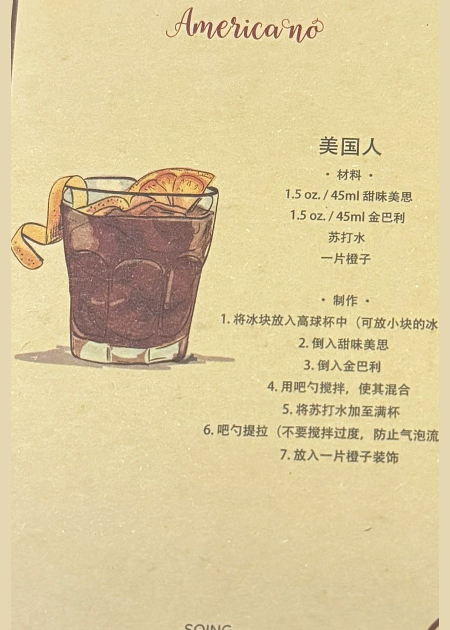
#> input picture assets/cards/americano.jpg, 900 x 1260 px (shown at 1/2 size)
$ python -i deskew.py   (imports and definitions only)
#> lines starting #> are read from the running program, lines starting #| are printed output that depends on the picture; after the words box and inside, x2 and y2 are one past the last pixel; in counts of white or black regions, pixels touching at a corner belong together
"""
Detect the cream recipe card, deskew via perspective (QUAD) warp, save clean
high-res portrait. Pure Pillow.

Key idea: the recipe card is a large SOLID cream block; the fanned card-backs
are cream-with-drawings (textured), so they survive as only thin/holey cream.
Eroding the cream mask deletes those thin bridges and isolates the real card.
"""
import os, sys, glob, math
from PIL import Image, ImageFilter
from collections import deque

SRC = r'D:/CLAUDE_ONLY/cocktail'
OUT = r'D:/CLAUDE_ONLY/cocktail/work/cards'
DBG = r'D:/CLAUDE_ONLY/cocktail/work/debug'
# [1 line not run here, left out]

NAMES = {
    '20260626-223603': 'caipirinha', '20260626-223615': 'basil-smash',
    '20260626-223618': 'aviation', '20260626-223622': 'lychee-gimlet',
    '20260626-223632': 'spicy-lemon-drop', '20260626-223636': 'negroni',
    '20260626-223639': 'gin-fizz', '20260626-223642': 'sidecar',
    '20260626-223645': 'americano', '20260626-223648': 'blue-hawaii',
    '20260626-223651': 'pina-colada', '20260626-223654': 'bloody-mary',
    '20260626-223657': 'tequila-sunrise', '20260626-223700': 'moscow-mule',
    '20260626-223704': 'whiskey-sour', '20260626-223709': 'manhattan',
    '20260626-223712': 'old-fashioned', '20260626-223715': 'mojito',
    '20260626-223719': 'strawberry-daiquiri', '20260626-223728': 'margarita',
}

def cream_mask(small):
    """Return a bytearray mask (1=warm kraft card) and a PIL 'L' image.

    The recipe card is warm kraft: high luma, low blue (R-B large). Wood is
    dark (low luma); the fanned card-backs are neutral whitish (R-B small).
    """
    px = small.load(); w, h = small.size
    raw = bytearray(w * h)
    limg = Image.new('L', (w, h)); lpx = limg.load()
    for y in range(h):
        base = y * w
        for x in range(w):
            r, g, b = px[x, y][:3]
            luma = (77*r + 150*g + 28*b) >> 8     # ~0.30/0.59/0.11
            warm = r - b
            if luma > 150 and r > 182 and 40 < warm < 118 and g >= b - 4:
                raw[base + x] = 1; lpx[x, y] = 255
    return raw, limg, w, h

def components(mask, w, h, topn=8):
    seen = bytearray(w * h); comps = []
    for s in range(w * h):
        if mask[s] and not seen[s]:
            q = deque([s]); seen[s] = 1; n = 0
            minx = miny = 10**9; maxx = maxy = -1
            while q:
                i = q.popleft(); n += 1
                yy, xx = divmod(i, w)
                if xx < minx: minx = xx
                if xx > maxx: maxx = xx
                if yy < miny: miny = yy
                if yy > maxy: maxy = yy
                if xx > 0 and mask[i-1] and not seen[i-1]: seen[i-1]=1; q.append(i-1)
                if xx < w-1 and mask[i+1] and not seen[i+1]: seen[i+1]=1; q.append(i+1)
                if yy > 0 and mask[i-w] and not seen[i-w]: seen[i-w]=1; q.append(i-w)
                if yy < h-1 and mask[i+w] and not seen[i+w]: seen[i+w]=1; q.append(i+w)
            comps.append((n, (minx, miny, maxx, maxy)))
    comps.sort(key=lambda c: c[0], reverse=True)
    return comps[:topn]

def pick(comps, w, h):
    best = None; bs = -1
    for area, bb in comps:
        minx, miny, maxx, maxy = bb
        bw = maxx-minx+1; bh = maxy-miny+1
        if bw < w*0.16 or bh < h*0.16: continue
        ar = bh/bw; fill = area/(bw*bh)
        if fill < 0.32: continue                  # card body (has art/text holes)
        ar_score = max(0.0, 1 - abs(ar-1.40)/0.9)
        score = area * (0.3+0.7*fill) * (0.25+0.75*ar_score)
        if score > bs: bs = score; best = (area, bb)
    return best

def refine_corners(rawmask, w, h, bb, pad):
    """Precise rotated-rect corners from the *un-eroded* mask within padded bb."""
    minx, miny, maxx, maxy = bb
    minx = max(0, minx-pad); miny = max(0, miny-pad)
    maxx = min(w-1, maxx+pad); maxy = min(h-1, maxy+pad)
    best = {'tl':(None,1e18),'br':(None,-1e18),'tr':(None,-1e18),'bl':(None,1e18)}
    tl=br=tr=bl=None; vtl=1e18; vbr=-1e18; vtr=-1e18; vbl=1e18
    for y in range(miny, maxy+1):
        rowb = y*w
        for x in range(minx, maxx+1):
            if rawmask[rowb+x]:
                s = x+y; d = x-y
                if s < vtl: vtl=s; tl=(x,y)
                if s > vbr: vbr=s; br=(x,y)
                if d > vtr: vtr=d; tr=(x,y)
                if d < vbl: vbl=d; bl=(x,y)
    return tl, tr, br, bl

def process(path, dump=False):
#> called with path = '../assets/cards/americano.jpg', dump = False
    base = os.path.splitext(os.path.basename(path))[0]
    name = NAMES.get(base, base)
    im = Image.open(path).convert('RGB'); W, H = im.size
#> in process, im is the input picture: PIL image 900x1260 RGB; mean R, G, B 219.1, 201.9, 156.4
    AW = 1000; scale = W/AW
    small = im.resize((AW, int(H/scale)), Image.BILINEAR)
    raw, limg, w, h = cream_mask(small)
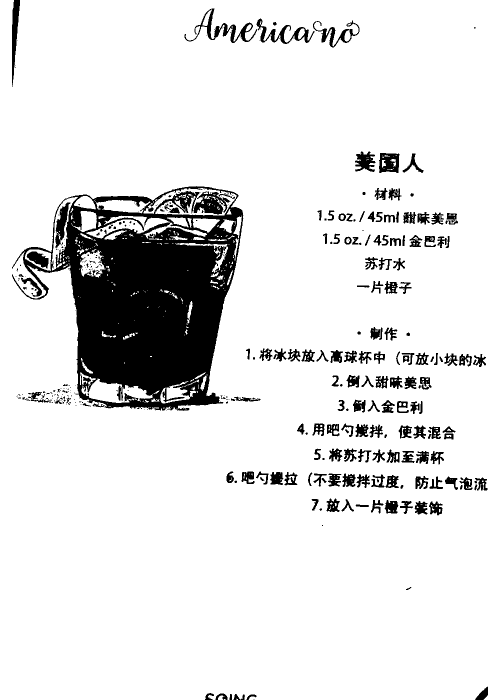
#> limg: PIL image 1000x1400 L (shown at 1/2 size); 89% white; 383 black regions (193 under 20 px), largest, box (x1, y1, x2, y2) and area: (24, 372, 487, 822) 105387, (369, 17, 515, 86) 1927, (387, 382, 461, 429) 1817
#> w = 1000; h = 1400
    eroded = limg.filter(ImageFilter.MinFilter(3))    # light erode ~1px
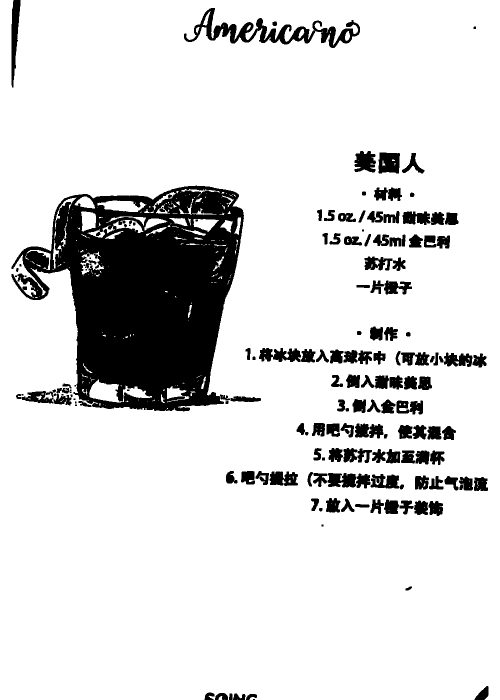
#> eroded: PIL image 1000x1400 L (shown at 1/2 size); 86.1% white; 162 black regions (23 under 20 px), largest, box (x1, y1, x2, y2) and area: (23, 371, 488, 823) 126072, (368, 16, 720, 96) 7498, (23, 0, 41, 175) 1834
    epx = eroded.load()
    emask = bytearray(w*h)
    for y in range(h):
        for x in range(w):
            if epx[x, y] > 127: emask[y*w+x] = 1
    comps = components(emask, w, h)
#> after the loop in components, `for s in range(w * h):`: comps = 404 items
#> comps = [(1188783, (0, 0, 999, 1399)), (2590, (178, 759, 303, 804)), (1434, (194, 401, 291, 423)), (954, (162, 423, 191, 462)), (810, (387, 438, 437, 463)), (761, (161, 503, 207, 550)), (641, (226, 440, 286, 465)), (628, (334, 773, 378, 798))]
    card = pick(comps, w, h)
#> the loop in pick, `for area, bb in comps:` made 8 passes
#> (area, minx, miny, maxx, maxy, bw, bh, ar) on pass 1: (1188783, 0, 0, 999, 1399, 1000, 1400, 1.4)
#> after the loop in pick, `for area, bb in comps:`: bs = 1063237.4
#> card = (1188783, (0, 0, 999, 1399))
    if not card:
        print(f'{name}: NO CARD'); return None
    area, bb = card
#> area = 1188783; bb = (0, 0, 999, 1399)
    tl, tr, br, bl = refine_corners(raw, w, h, bb, pad=8)
#> in refine_corners, `minx, miny, maxx, maxy = bb`: minx = 0; maxx = 999; maxy = 1399
#> the loop in refine_corners, `for y in range(miny, maxy+1):` made 1400 passes
#> rowb on passes 1 to 3: 0, 1000, 2000
#> after the loop in refine_corners, `for y in range(miny, maxy+1):`: bl = (0, 1399); br = (999, 1399); tl = (0, 0); tr = (999, 0); vbl = -1399; vbr = 2398; vtl = 0; vtr = 999
#> tl = (0, 0); tr = (999, 0); br = (999, 1399); bl = (0, 1399)
    fc = [(p[0]*scale, p[1]*scale) for p in (tl, tr, br, bl)]
#> fc = [(0, 0), (899.1, 0), (899.1, 1259.1), (0, 1259.1)]
    def dist(a,b): return math.hypot(a[0]-b[0], a[1]-b[1])
    wpx = (dist(fc[0],fc[1])+dist(fc[3],fc[2]))/2
#> wpx = 899.1
    hpx = (dist(fc[0],fc[3])+dist(fc[1],fc[2]))/2
#> hpx = 1259.1
    outw = 1240; outh = int(round(outw*(hpx/wpx)))
#> after `outh = int(round(outw * (hpx / wpx)))`: outh = 1736
    (tlx,tly),(trx,try_),(brx,bry),(blx,bly) = fc
#> tlx = 0; tly = 0; trx = 899.1; try_ = 0; brx = 899.1; bry = 1259.1; blx = 0; bly = 1259.1
    quad = (tlx,tly, blx,bly, brx,bry, trx,try_)   # UL, LL, LR, UR
#> quad = (0, 0, 0, 1259.1, 899.1, 1259.1, 899.1, 0)
    warped = im.transform((outw, outh), Image.QUAD, quad, Image.BICUBIC)
    warped.save(os.path.join(OUT, name+'.jpg'), quality=94)
    if dump:
        dbg = small.copy(); dp = dbg.load()
        for (x,y) in (tl,tr,br,bl):
            for dx in range(-6,7):
                for dy in range(-6,7):
                    xx,yy=x+dx,y+dy
                    if 0<=xx<w and 0<=yy<h: dp[xx,yy]=(255,0,0)
        dbg.save(os.path.join(DBG, name+'_dbg.jpg'), quality=80)
    print(f'{name}: bb={bb} ar={hpx/wpx:.3f} -> {outw}x{outh}')
#| americano: bb=(0, 0, 999, 1399) ar=1.400 -> 1240x1736
    return name

# [10 lines not run here, left out]

>>> result = process('../assets/cards/americano.jpg')

$ run again, on assets/cards/blue-hawaii.jpg
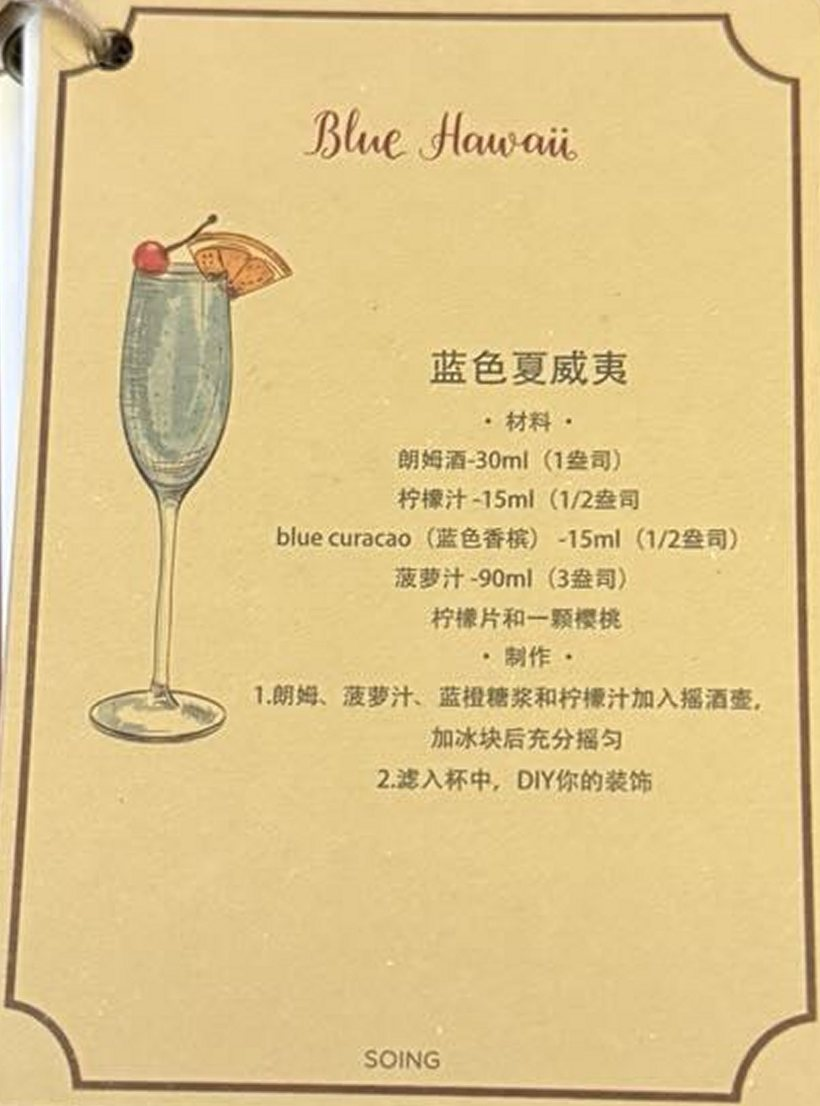
#> input picture assets/cards/blue-hawaii.jpg, 820 x 1106 px
#> in process, im is the input picture: PIL image 820x1106 RGB; mean R, G, B 221.6, 197.1, 139.7
#> in process, `raw, limg, w, h = cream_mask(small)`:
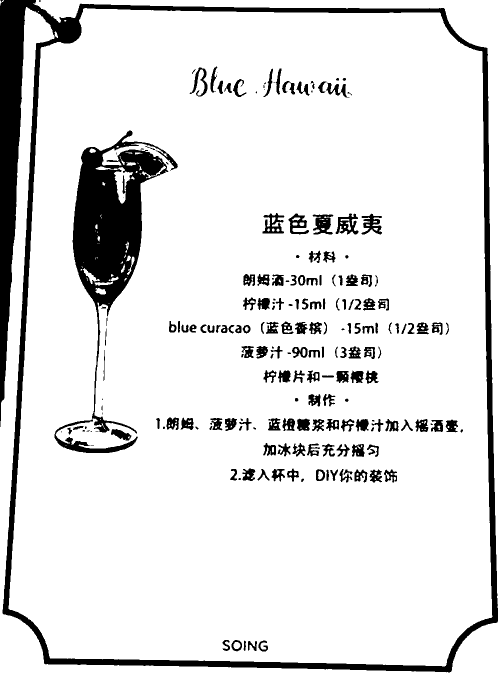
#> limg: PIL image 1000x1348 L (shown at 1/2 size); 88.6% white; 206 black regions (38 under 20 px), largest, box (x1, y1, x2, y2) and area: (0, 0, 996, 1345) 73822, (109, 261, 356, 906) 39544, (625, 429, 667, 469) 1044
#> in process, `raw, limg, w, h = cream_mask(small)`: w = 1000; h = 1348
#> eroded: PIL image 1000x1348 L; 85.8% white; 162 black regions (4 under 20 px), largest, box (x1, y1, x2, y2) and area: (0, 0, 997, 1346) 84321, (108, 260, 357, 907) 46227, (670, 426, 718, 470) 1426
#> after the loop in components, `for s in range(w * h):`: comps = 217 items
#> in process, `comps = components(emask, w, h)`: comps = [(1063796, (18, 17, 983, 1331)), (89532, (0, 0, 999, 1347)), (839, (230, 336, 263, 405)), (169, (168, 539, 191, 566)), (123, (193, 577, 210, 587)), (104, (468, 1285, 479, 1296)), (96, (646, 166, 654, 181)), (73, (637, 944, 644, 957))]
#> the loop in pick, `for area, bb in comps:` made 8 passes
#> (area, minx, miny, maxx, maxy, bw, bh, ar) on pass 1: (1063796, 18, 17, 983, 1331, 966, 1315, 1.36)
#> after the loop in pick, `for area, bb in comps:`: bs = 912330.6
#> card = (1063796, (18, 17, 983, 1331))
#> in process, `area, bb = card`: area = 1063796; bb = (18, 17, 983, 1331)
#> in refine_corners, `minx, miny, maxx, maxy = bb`: minx = 18; miny = 17; maxx = 983; maxy = 1331
#> in refine_corners, `minx = max(0, minx - pad)`: minx = 10
#> in refine_corners, `miny = max(0, miny - pad)`: miny = 9
#> in refine_corners, `maxx = min(w - 1, maxx + pad)`: maxx = 991
#> in refine_corners, `maxy = min(h - 1, maxy + pad)`: maxy = 1339
#> the loop in refine_corners, `for y in range(miny, maxy+1):` made 1331 passes
#> rowb on passes 1 to 3: 9000, 10000, 11000
#> after the loop in refine_corners, `for y in range(miny, maxy+1):`: bl = (10, 1339); br = (991, 1339); tl = (52, 14); tr = (991, 9); vbl = -1329; vbr = 2330; vtl = 66; vtr = 982
#> in process, `tl, tr, br, bl = refine_corners(raw, w, h, bb, pad=8)`: tl = (52, 14); tr = (991, 9); br = (991, 1339); bl = (10, 1339)
#> fc = [(42.64, 11.48), (812.6, 7.38), (812.6, 1098), (8.2, 1098)]
#> wpx = 787.2
#> hpx = 1088.8
#> outh = 1715
#> tlx = 42.64; tly = 11.48; trx = 812.6; try_ = 7.38; brx = 812.6; bry = 1098; blx = 8.2; bly = 1098
#> quad = (42.64, 11.48, 8.2, 1098, 812.6, 1098, 812.6, 7.38)
#> in process, `warped = im.transform((outw, outh), Image.QUAD, quad, Image.BICUBIC)`:
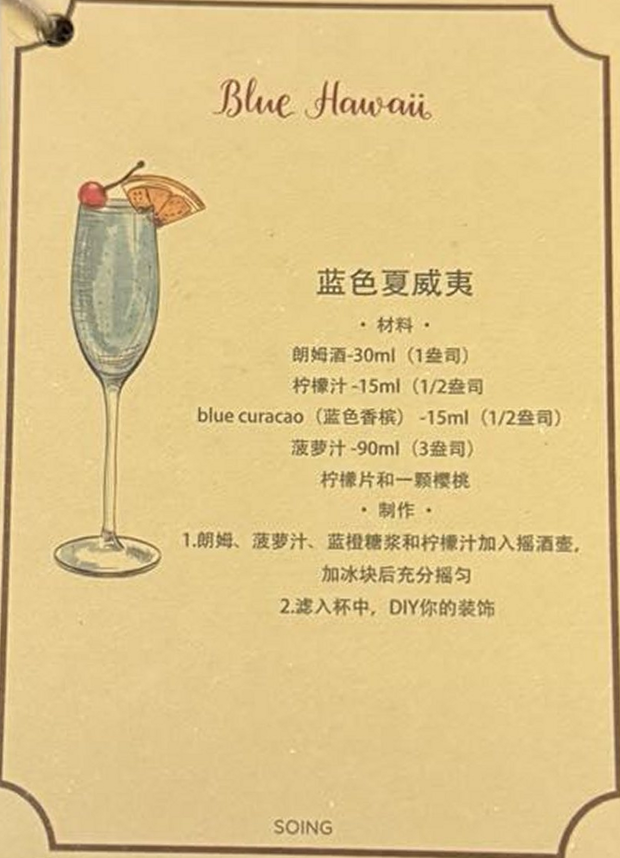
#> warped: PIL image 1240x1715 RGB (shown at 1/2 size); mean R, G, B 221, 196, 137.5
#| blue-hawaii: bb=(18, 17, 983, 1331) ar=1.383 -> 1240x1715

$ run again, on assets/cards/caipirinha.jpg
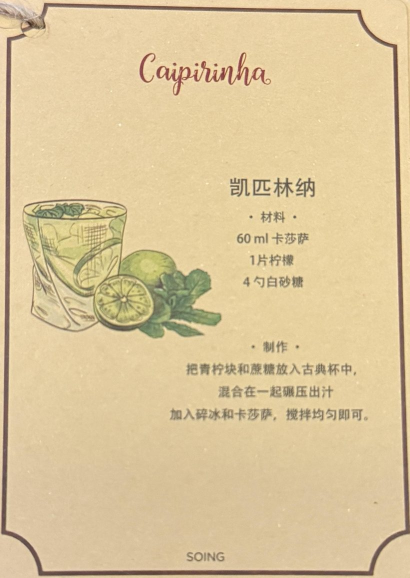
#> input picture assets/cards/caipirinha.jpg, 820 x 1155 px (shown at 1/2 size)
#> in process, im is the input picture: PIL image 820x1155 RGB; mean R, G, B 218.6, 197.6, 154.8
#> in process, `raw, limg, w, h = cream_mask(small)`:
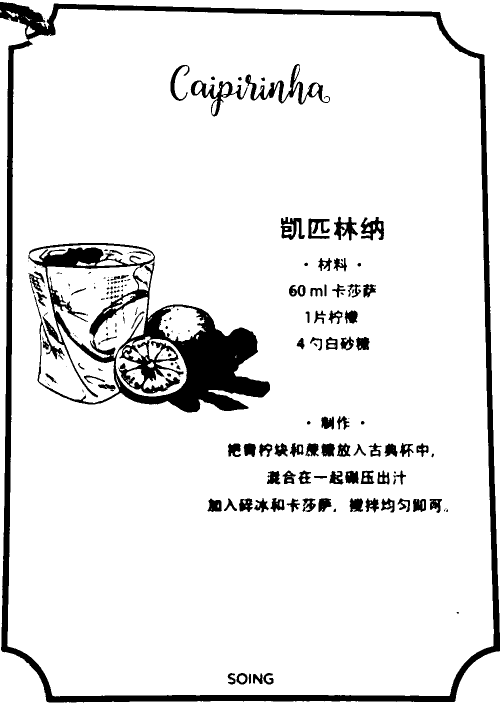
#> limg: PIL image 1000x1408 L (shown at 1/2 size); 90.3% white; 187 black regions (75 under 20 px), largest, box (x1, y1, x2, y2) and area: (0, 4, 1000, 1405) 53390, (56, 486, 540, 825) 47499, (490, 128, 660, 209) 2888
#> in process, `raw, limg, w, h = cream_mask(small)`: w = 1000; h = 1408
#> eroded: PIL image 1000x1408 L; 87.5% white; 126 black regions (12 under 20 px), largest, box (x1, y1, x2, y2) and area: (0, 3, 1000, 1406) 63546, (55, 485, 541, 826) 61192, (380, 127, 661, 234) 7238
#> after the loop in components, `for s in range(w * h):`: comps = 154 items
#> in process, `comps = components(emask, w, h)`: comps = [(1113114, (16, 19, 986, 1391)), (43124, (0, 0, 999, 1224)), (32127, (0, 37, 999, 1407)), (13073, (96, 532, 277, 714)), (10713, (79, 650, 236, 804)), (5150, (189, 595, 294, 711)), (3689, (319, 614, 406, 681)), (3233, (233, 679, 372, 791))]
#> the loop in pick, `for area, bb in comps:` made 8 passes
#> (area, minx, miny, maxx, maxy, bw, bh, ar) on pass 1: (1113114, 16, 19, 986, 1391, 971, 1373, 1.41)
#> after the loop in pick, `for area, bb in comps:`: bs = 973003.7
#> card = (1113114, (16, 19, 986, 1391))
#> in process, `area, bb = card`: area = 1113114; bb = (16, 19, 986, 1391)
#> in refine_corners, `minx, miny, maxx, maxy = bb`: minx = 16; miny = 19; maxx = 986; maxy = 1391
#> in refine_corners, `minx = max(0, minx - pad)`: minx = 8
#> in refine_corners, `miny = max(0, miny - pad)`: miny = 11
#> in refine_corners, `maxx = min(w - 1, maxx + pad)`: maxx = 994
#> in refine_corners, `maxy = min(h - 1, maxy + pad)`: maxy = 1399
#> the loop in refine_corners, `for y in range(miny, maxy+1):` made 1389 passes
#> rowb on passes 1 to 3: 11000, 12000, 13000
#> after the loop in refine_corners, `for y in range(miny, maxy+1):`: bl = (8, 1399); br = (994, 1399); tl = (13, 21); tr = (994, 11); vbl = -1391; vbr = 2393; vtl = 34; vtr = 983
#> in process, `tl, tr, br, bl = refine_corners(raw, w, h, bb, pad=8)`: tl = (13, 21); tr = (994, 11); br = (994, 1399); bl = (8, 1399)
#> fc = [(10.66, 17.22), (815.1, 9.02), (815.1, 1147.2), (6.56, 1147.2)]
#> wpx = 806.5
#> hpx = 1134.1
#> outh = 1744
#> tlx = 10.66; tly = 17.22; trx = 815.1; try_ = 9.02; brx = 815.1; bry = 1147.2; blx = 6.56; bly = 1147.2
#> quad = (10.66, 17.22, 6.56, 1147.2, 815.1, 1147.2, 815.1, 9.02)
#> in process, `warped = im.transform((outw, outh), Image.QUAD, quad, Image.BICUBIC)`:
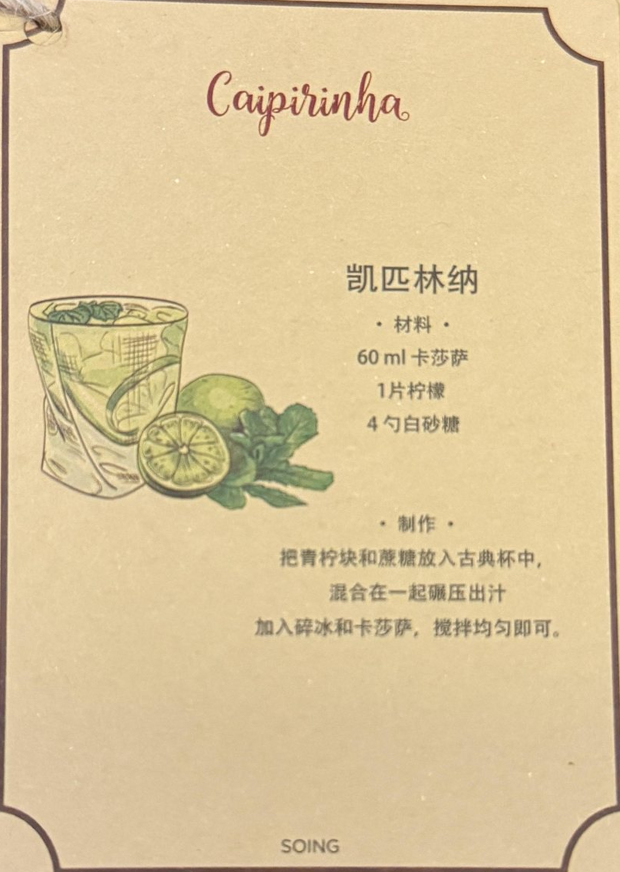
#> warped: PIL image 1240x1744 RGB (shown at 1/2 size); mean R, G, B 218.3, 197.3, 154.3
#| caipirinha: bb=(16, 19, 986, 1391) ar=1.406 -> 1240x1744
